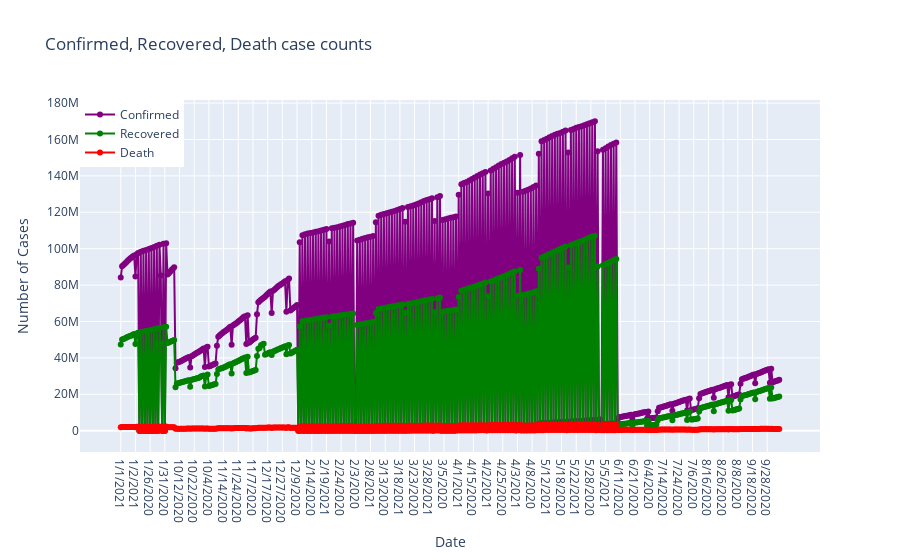

Notebook source saved alongside this figure:
### Code cell
import plotly.graph_objects as go
fig=go.Figure()
fig.add_trace(go.Scatter(x=date_grouped.index, y=date_grouped["Confirmed"],
                    mode='lines+markers',
                    name='Confirmed',marker_color='purple'))
fig.add_trace(go.Scatter(x=date_grouped.index, y=date_grouped["Recovered"],
                    mode='lines+markers',
                    name='Recovered', marker_color='green'))
fig.add_trace(go.Scatter(x=date_grouped.index, y=date_grouped["Deaths"],
                    mode='lines+markers',
                    name='Death', marker_color='red'))
fig.update_layout(title="Confirmed, Recovered, Death case counts",
                 xaxis_title="Date",yaxis_title="Number of Cases",legend=dict(x=0,y=1,traceorder="normal"))
fig.show()

### Figure 1 — Plotly figure (JSON) as saved in the notebook; plotly's stock layout.template omitted (floating-point values rounded to 4 significant figures; data arrays with more than 128 entries replaced by an {"elided": "..."} marker saying what was removed)
{"data": [{"marker": {"color": "purple"}, "mode": "lines+markers", "name": "Confirmed", "type": "scatter", "x": {"elided": "494 str values"}, "y": {"elided": "494 int values"}}, {"marker": {"color": "green"}, "mode": "lines+markers", "name": "Recovered", "type": "scatter", "x": {"elided": "494 str values"}, "y": {"elided": "494 int values"}}, {"marker": {"color": "red"}, "mode": "lines+markers", "name": "Death", "type": "scatter", "x": {"elided": "494 str values"}, "y": {"elided": "494 int values"}}], "layout": {"legend": {"traceorder": "normal", "x": 0, "y": 1}, "title": {"text": "Confirmed, Recovered, Death case counts"}, "xaxis": {"title": {"text": "Date"}}, "yaxis": {"title": {"text": "Number of Cases"}}}}
